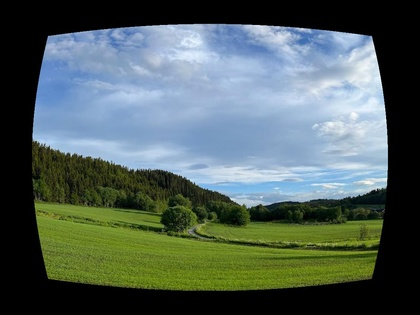
%> input picture Distorted_image.jpg, 420 x 315 px, shrunk from 1127 x 845 before the run
$ octave barrel_dis_corr.m   (GNU Octave 9; MATLAB toolbox functions it lacks are replaced by stand-ins)
%> lines starting %> are read from the running program, lines starting %| are printed output that depends on the picture; in (x1, y1, x2, y2) boxes, pixels count from 0 and x2, y2 are one past the last pixel; in counts of white or black regions, pixels touching at a corner belong together; the program's own positions count from 1
clc;
clear ;
close all;
%I2=imread('fort.jpg');
I2 = imread('Distorted_image.jpg'); %I2=imread('BD.png');
%> I2 is the input picture: size 315x420x3 uint8; mean R, G, B 82.6, 97.9, 93.6
%I2=rgb2gray(I2);
% imshow(I2);


 cor_fac=input('Enter correction factor:');
%> the answer given: 2
 N=size(I2,2); %M = Nos. of col = 320
%> N = 420
 M=size(I2,1); %N = Nos. of row = 240
%> M = 315
 B=zeros(M,N,'double');

 d=zeros(M,N,'double');
 dev_fac=zeros(M,N,'double');
 theta=zeros(M,N,'double');
 corrected_x=zeros(M,N,'double');
 corrected_y=zeros(M,N,'double');

 im_rad=sqrt(((M-1)^2)+((N-1)^2));
%> im_rad = 523.6
 corrected_dist=im_rad/cor_fac;
%> corrected_dist = 261.8
 center = [round(M/2) round(N/2)];
%> center = [158 210]
 %R = sqrt(center(1)^2 + center(2)^2);

 [xi,yi] = meshgrid(1:N,1:M);
    % Creates converst the mesh into a colum vector of coordiantes relative to the center
    xt = xi(:) - center(2);
    yt = yi(:) - center(1);
    xt_mat=vec2mat(xt,M);
    xt_mat= xt_mat.';
    yt_mat=vec2mat(yt,M);
    yt_mat= yt_mat.';

%     xt_mat= xlsread('xt_mat');
%     yt_mat= xlsread('yt_mat');
%
 for pxrow= 1:M

     for pxcol= 1:N

         d(pxrow,pxcol)= sqrt(xt_mat(pxrow,pxcol)^2+yt_mat(pxrow,pxcol)^2);

         dev_fac(pxrow,pxcol)=d(pxrow,pxcol)/corrected_dist;

         dev_fac_t=dev_fac(pxrow,pxcol);

         theta(pxrow,pxcol)= atan(dev_fac_t)/dev_fac_t;
         %theta_d(pxrow,pxcol)= (theta(pxrow,pxcol)*180)/pi;

         corrected_y(pxrow,pxcol)= floor((N/2)+  (theta(pxrow,pxcol)*xt_mat(pxrow,pxcol)));
         corrected_x(pxrow,pxcol)=floor((M/2)+  (theta(pxrow,pxcol)*yt_mat(pxrow,pxcol)));

%          corr_x1=uint8(corrected_x);
%          corr_y1=uint8(corrected_y);

     end

 end
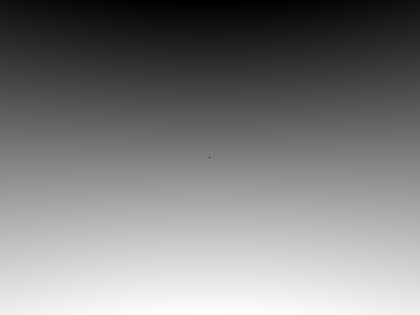
%> corrected_x: size 315x420 double; 0% of the values are NaN or infinite; the others: min 16, max 298, mean 157; drawn with min black, max white, NaN and infinite black
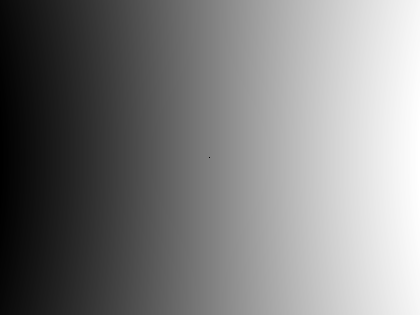
%> corrected_y: size 315x420 double; 0% of the values are NaN or infinite; the others: min 33, max 386, mean 209.9; drawn with min black, max white, NaN and infinite black
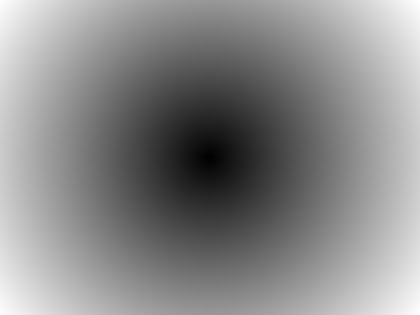
%> d: size 315x420 double; min 0, max 262.2, mean 141.5; drawn with min black and max white
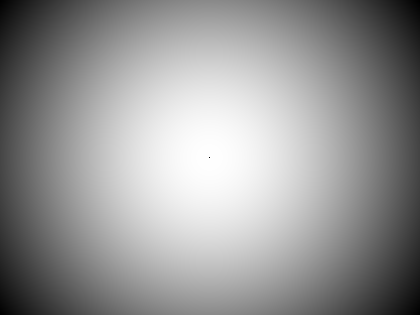
%> theta: size 315x420 double; 0% of the values are NaN or infinite; the others: min 0.785, max 1, mean 0.912; drawn with min black, max white, NaN and infinite black
%         corr_x =corr_x1(1:N,1:M);
%         corr_y =corr_y1(1:N,1:M);
        corrected_x(center(1),center(2))=128;
%> corrected_x: size 315x420 double; under 0.01% of pixels changed, all inside (x1, y1, x2, y2) = (209, 157, 210, 158)
        corrected_y(center(1),center(2))=128;


 for i=1:M
     for j=1:N

%           corrected_y(i,j)= floor((N/2)+  (theta(i,j)*xt_mat(i,j)));
%          corrected_x(i,j)=floor((M/2)+  (theta(i,j)*yt_mat(i,j)));
% %

         B(i,j)=I2(corrected_x(i,j),corrected_y(i,j));

     end
 end
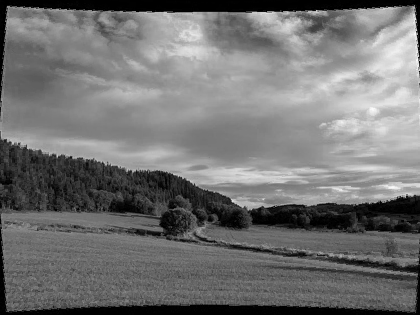
%> B: size 315x420 double; min 0, max 251, mean 114.6
% img = image(B);
% figure, imshow(I2);

X8 = uint8(round(B-1));
figure(2)
imshow(X8)
% [6 lines of commented-out code are left out]

$ run again, with test.jpg copied over Distorted_image.jpg
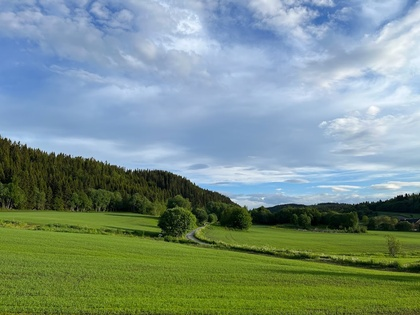
%> input picture test.jpg, 420 x 315 px, shrunk from 1127 x 845 before the run
%> I2 is the input picture: size 315x420x3 uint8; mean R, G, B 122.1, 145.1, 135.4
%> after the loop `for i=1:M`:
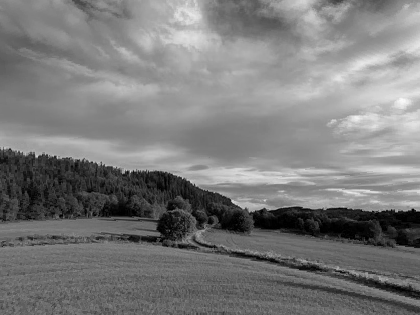
%> B: size 315x420 double; min 0, max 249, mean 122.7

$ run again, with corrected_image_according_fom_k1_0_21_k2_0_31.jpeg copied over Distorted_image.jpg
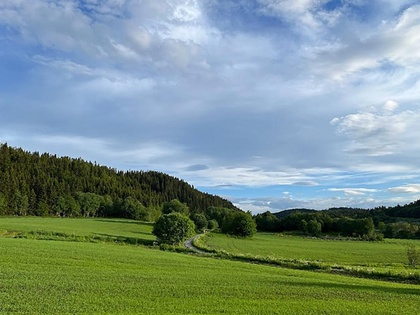
%> input picture corrected_image_according_fom_k1_0_21_k2_0_31.jpeg, 420 x 315 px, shrunk from 1015 x 761 before the run
%> I2 is the input picture: size 315x420x3 uint8; mean R, G, B 122.9, 145.8, 138.5
%> after the loop `for i=1:M`:
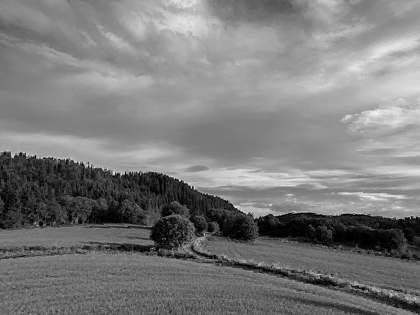
%> B: size 315x420 double; min 0, max 245, mean 123.5
